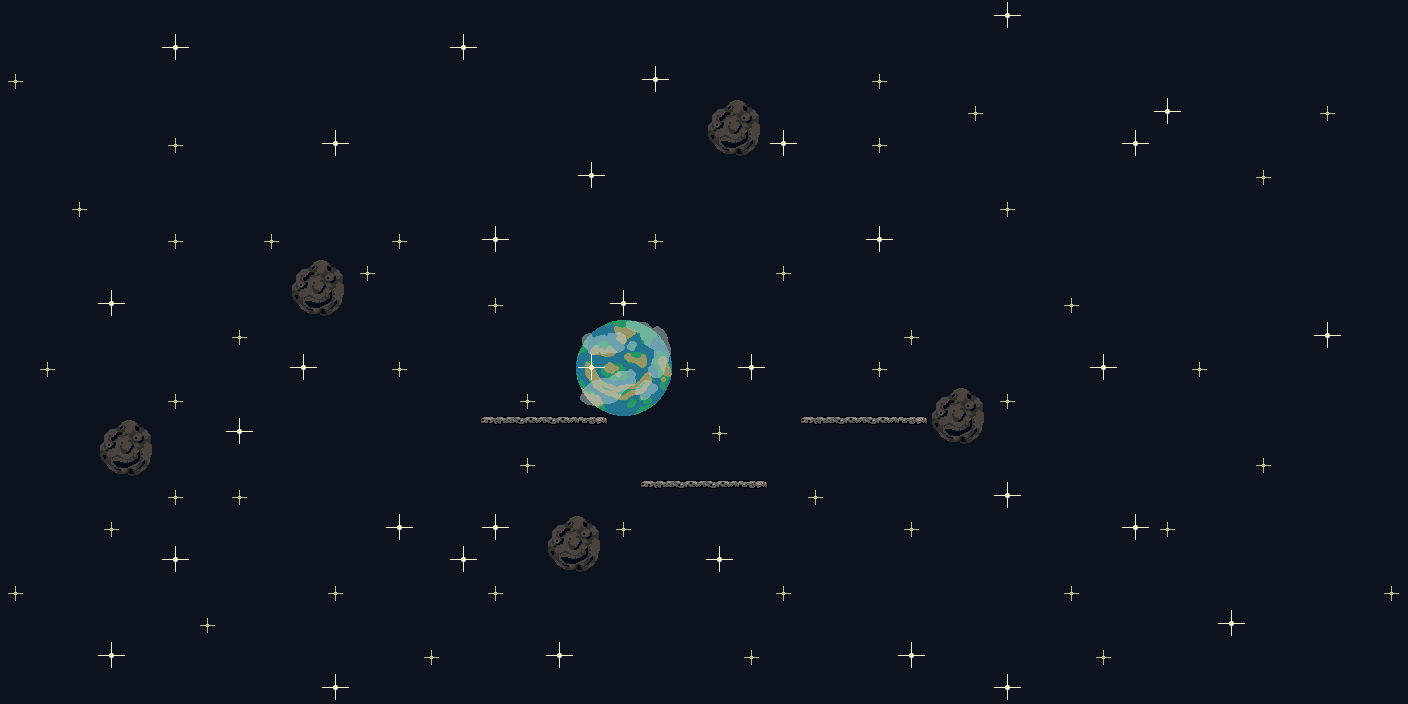

This is a level from a 2D game, rendered from its Tiled map with the project's own tilesets. A one-line summary and the map file follow, with tile-layer data summarised:
An orthogonal 44x22 tile map with 32x32 px tiles, 6 tile layers (SKY, PARALLAXSLOW, PARALLAXFAST, MIDDLEBACK, ...) and 3 objects.

<map version="1.0" tiledversion="1.0.2" orientation="orthogonal" renderorder="right-down" width="44" height="22" tilewidth="32" tileheight="32" nextobjectid="36">
 <tileset firstgid="1" name="space" tilewidth="32" tileheight="32" spacing="1" tilecount="35" columns="7">
  <image source="../sprites/tilesets/space.PNG" width="230" height="164" />
 </tileset>
 <layer name="SKY" width="44" height="22">
  <data>[968 cells, 968 non-empty, 1 distinct tile ids]</data>
 </layer>
 <layer name="PARALLAXSLOW" width="44" height="22">
  <data>[968 cells, 56 non-empty, 10 distinct tile ids]</data>
 </layer>
 <layer name="PARALLAXFAST" width="44" height="22">
  <data>[968 cells, 52 non-empty, 5 distinct tile ids]</data>
 </layer>
 <layer name="MIDDLEBACK" width="44" height="22">
  <data>[968 cells, 0 non-empty, 0 distinct tile ids]</data>
 </layer>
 <layer name="MIDDLEFRONT" width="44" height="22">
  <data>[968 cells, 12 non-empty, 3 distinct tile ids]</data>
 </layer>
 <layer name="FRONT" width="44" height="22">
  <data>[968 cells, 0 non-empty, 0 distinct tile ids]</data>
 </layer>
 <objectgroup name="COLLISION">
  <object id="22" x="480" y="416" width="128" />
  <object id="33" x="800" y="416" width="128" />
  <object id="34" x="640" y="480" width="128" />
 </objectgroup>
 <objectgroup name="ENTITIES" />
</map>
